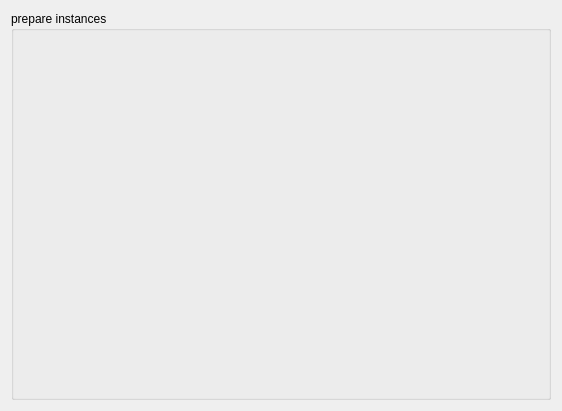
<?xml version="1.0" encoding="UTF-8"?>
<ui version="4.0">
 <class>WidgetUpdate</class>
 <widget class="QWidget" name="WidgetUpdate">
  <property name="geometry">
   <rect>
    <x>0</x>
    <y>0</y>
    <width>562</width>
    <height>411</height>
   </rect>
  </property>
  <property name="windowTitle">
   <string>Form</string>
  </property>
  <layout class="QGridLayout" name="gridLayout_2">
   <item row="0" column="0">
    <widget class="QGroupBox" name="grpTest">
     <property name="title">
      <string>prepare instances</string>
     </property>
     <property name="flat">
      <bool>false</bool>
     </property>
     <layout class="QGridLayout" name="gridLayout">
      <item row="0" column="0">
       <layout class="QVBoxLayout" name="verticalLayout"/>
      </item>
     </layout>
    </widget>
   </item>
  </layout>
 </widget>
 <resources/>
 <connections/>
</ui>
